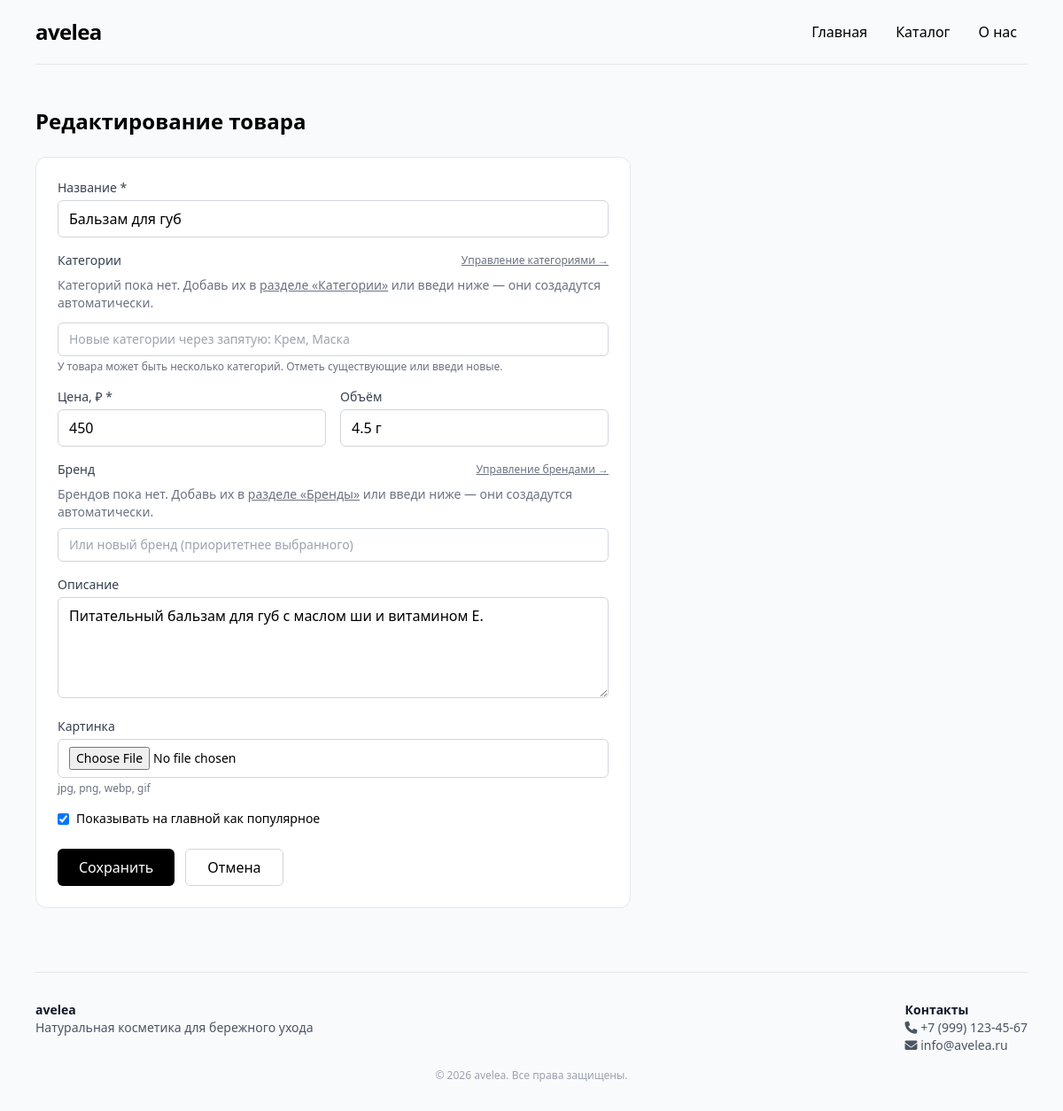
Page /admin/products/6/edit (signed in) on the earlier database version.
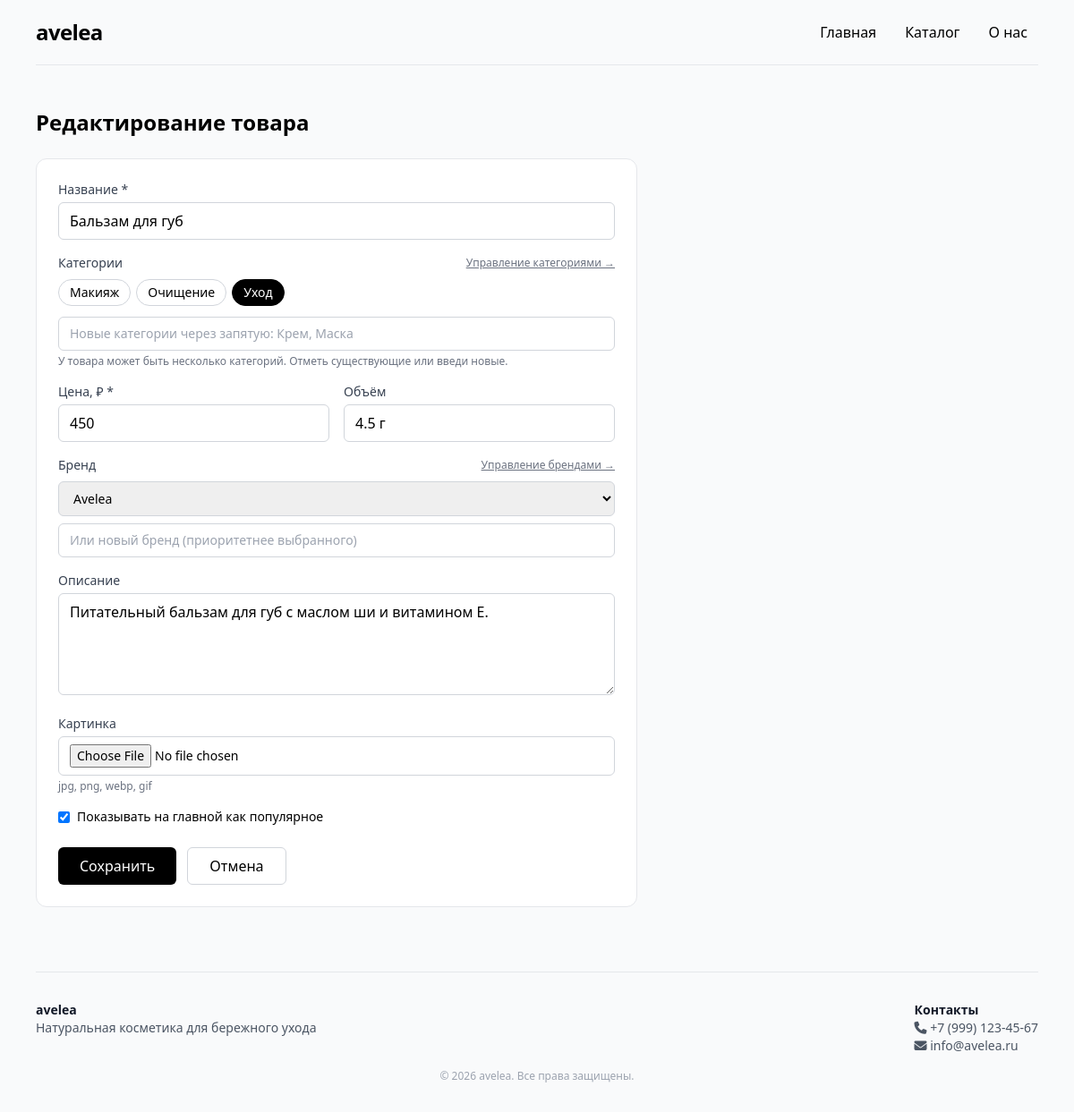
Same page on the later database version.
### app/models.py (models this page shows)
class Product(Base):
    __tablename__ = "products"
    id = Column(Integer, primary_key=True, index=True)
    name = Column(String(200), nullable=False)
    category = Column(String(300), nullable=True)
    brand = Column(String(100), nullable=True)
    price = Column(Integer, nullable=False)
    popular = Column(Boolean, default=False)
    description = Column(Text, nullable=True)
    volume = Column(String(50), nullable=True)
    image = Column(String(200), nullable=True)
    tags = Column(String(200), nullable=True)

class Category(Base):
    __tablename__ = "categories"
    id = Column(Integer, primary_key=True, index=True)
    name = Column(String(100), unique=True, nullable=False, index=True)

class Brand(Base):
    __tablename__ = "brands"
    id = Column(Integer, primary_key=True, index=True)
    name = Column(String(100), unique=True, nullable=False, index=True)

### app/main.py (the view)
@app.get("/admin/products/{product_id}/edit", response_class=HTMLResponse)
async def admin_product_edit(
    request: Request,
    product_id: int,
    db: Session = Depends(get_db),
    _: bool = Depends(require_admin),
):
    product = db.query(Product).filter(Product.id == product_id).first()
    if not product:
        raise HTTPException(status_code=404)
    ctx = _product_form_context(db, product)
    ctx["request"] = request
    return templates.TemplateResponse("admin_product_form.html", ctx)

### app/templates/admin_product_form.html (shortened to what the changed rows need)
{% extends "base.html" %}
{% block content %}
<h1 class="text-2xl font-semibold mb-6">
    {% if product %}Редактирование товара{% else %}Новый товар{% endif %}
</h1>
<form method="post"
      enctype="multipart/form-data"
      action="{% if product %}/admin/products/{{ product.id }}/edit{% else %}/admin/products/new{% endif %}"
      autocomplete="off"
      class="bg-white border border-gray-200 rounded-xl p-6 space-y-4 max-w-2xl">
    <div class="grid grid-cols-1 sm:grid-cols-2 gap-4">
        <div class="sm:col-span-2">
            <label class="block text-sm font-medium text-gray-700 mb-1">Название *</label>
            <input type="text" name="name" required value="{{ product.name if product else '' }}"
                   class="w-full border border-gray-300 rounded-md px-3 py-2 focus:outline-none focus:ring-2 focus:ring-black">
        </div>
        <div class="sm:col-span-2">
            <div class="flex items-center justify-between mb-2">
                <label class="block text-sm font-medium text-gray-700">Категории</label>
                <a href="/admin/categories" class="text-xs text-gray-500 hover:text-black underline">
                </a>
            </div>
            {% if all_categories %}
            <div class="flex flex-wrap gap-1.5 mb-3">
                {% for c in all_categories %}
                <label class="cursor-pointer">
                    <span class="inline-block px-3 py-1 rounded-full text-sm border transition
                                 border-gray-300 hover:border-gray-400
                                 peer-checked:bg-black peer-checked:text-white peer-checked:border-black">
                        {{ c.name }}
                    </span>
                </label>
                {% endfor %}
            </div>
            {% else %}
            <p class="text-sm text-gray-500 mb-3">
                Категорий пока нет. Добавь их в <a href="/admin/categories" class="underline">разделе «Категории»</a>
                или введи ниже — они создадутся автоматически.
            </p>
            {% endif %}
            <input type="text" name="new_categories" value=""
                   placeholder="Новые категории через запятую: Крем, Маска"
                   autocomplete="off"
                   class="w-full border border-gray-300 rounded-md px-3 py-2 text-sm focus:outline-none focus:ring-2 focus:ring-black">
            <p class="text-xs text-gray-500 mt-1">
                У товара может быть несколько категорий. Отметь существующие или введи новые.
            </p>
        </div>
        <div>
            <label class="block text-sm font-medium text-gray-700 mb-1">Цена, ₽ *</label>
            <input type="number" name="price" required min="0" value="{{ product.price if product else '' }}"
                   class="w-full border border-gray-300 rounded-md px-3 py-2 focus:outline-none focus:ring-2 focus:ring-black">
        </div>
        <div>
            <label class="block text-sm font-medium text-gray-700 mb-1">Объём</label>
            <input type="text" name="volume" value="{{ product.volume or '' if product else '' }}"
                   placeholder="50 мл"
                   class="w-full border border-gray-300 rounded-md px-3 py-2 focus:outline-none focus:ring-2 focus:ring-black">
        </div>
        <div class="sm:col-span-2">
            <div class="flex items-center justify-between mb-2">
                <label class="block text-sm font-medium text-gray-700">Бренд</label>
                <a href="/admin/brands" class="text-xs text-gray-500 hover:text-black underline">
                </a>
            </div>
            {% if all_brands %}
            <select name="brand"
                    class="w-full border border-gray-300 rounded-md px-3 py-2 text-sm focus:outline-none focus:ring-2 focus:ring-black mb-2">
                {% for b in all_brands %}
                <option value="{{ b.name }}" {% if product and product.brand == b.name %}selected{% endif %}>
                    {{ b.name }}
                </option>
                {% endfor %}
            </select>
            {% else %}
            <p class="text-sm text-gray-500 mb-2">
                Брендов пока нет. Добавь их в <a href="/admin/brands" class="underline">разделе «Бренды»</a>
                или введи ниже — они создадутся автоматически.
            </p>
            {% endif %}
            <input type="text" name="new_brand" value=""
                   placeholder="Или новый бренд (приоритетнее выбранного)"
                   autocomplete="off"
                   class="w-full border border-gray-300 rounded-md px-3 py-2 text-sm focus:outline-none focus:ring-2 focus:ring-black">
        </div>
        <div class="sm:col-span-2">
            <label class="block text-sm font-medium text-gray-700 mb-1">Описание</label>
            <textarea name="description" rows="4"
                      class="w-full border border-gray-300 rounded-md px-3 py-2 focus:outline-none focus:ring-2 focus:ring-black">{{ product.description or '' if product else '' }}</textarea>
        </div>
        <div class="sm:col-span-2">
            <label class="flex items-center gap-2 text-sm cursor-pointer">
                <input type="checkbox" name="popular" value="1"
                       {% if product and product.popular %}checked{% endif %}
                       class="rounded border-gray-300 text-black focus:ring-black">
                Показывать на главной как популярное
            </label>
        </div>
    </div>
</form>
{% endblock %}

Differences in the rows shown:
changed Product "Бальзам для губ": brand (not shown) → "Avelea"
added Category: name "Макияж"
added Category: name "Очищение"
added Category: name "Уход"
Other differences:
text no longer shown: "Категорий пока нет. Добавь их в разделе «Категории» или введи ниже — они создадутся автоматически. Брендов пока нет. Добавь их в разделе «Бренды» или введи ниже — они создадутся автоматически."
